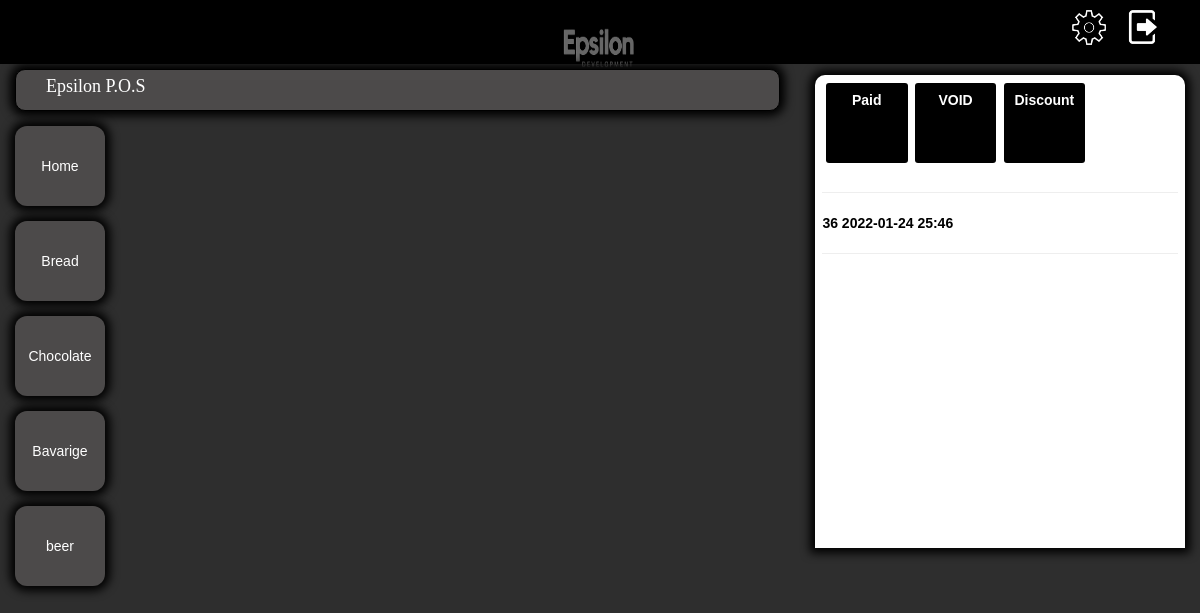
Page /Home.php (signed in) on the committed database.
### tables this page shows
CREATE TABLE IF NOT EXISTS `category` (
  `id` int(11) NOT NULL,
  `cat_name` varchar(100) DEFAULT NULL,
  `img` blob NOT NULL,
  PRIMARY KEY (`id`)
);

CREATE TABLE IF NOT EXISTS `invoice` (
  `id` int(11) NOT NULL,
  `date` date DEFAULT NULL,
  `time` varchar(15) DEFAULT NULL,
  `paid` int(11) DEFAULT '0',
  `payment_method` varchar(50) DEFAULT NULL,
  `total` int(11) DEFAULT NULL,
  `discount` int(11) DEFAULT NULL,
  `discount_amount` int(11) DEFAULT NULL,
  `user_id` int(11) DEFAULT NULL,
  `closing` int(11) NOT NULL,
  `block` int(11) NOT NULL DEFAULT '0',
  PRIMARY KEY (`id`)
);

### categores.php (the view, shortened to what this page needs)
<?php
  if(isset($_SESSION['id'])){
    ?>
<body style="background:#252525;">
 <div class="col-md-1 height-84">
   <div class="categories">
      <?php
        $q3="SELECT * FROM category;";
        $r3=mysql_query($q3);
        while($info3=mysql_fetch_array($r3)){
          $catid=$info3['id'];
          echo "<div class=\"category shadowout  ";
          if(isset($_GET['cat_id']) && $_GET['cat_id'] == $catid){
            echo " active ";
          }
          echo "\" id=\"{$catid}\"><p class=\"centerv\">{$info3['cat_name']}</p></div>";
        }
      ?>
         </div>
      </div>
          <div class="col-md-7 height-84">
        </div>
</body>
<?php
}
else echo "<script> location = 'index.php';</script>";
?>

### invoice.php (shortened to what this page needs)
<?php
if(isset($_SESSION['id'])){
  $id=$_SESSION['id'];
  ?>
  <div class="col-md-4 margin-">
  <div class="systemmain">
    <div class="invoicesec" id="printableArea">
    <table class="invoicecont" >
           <?php
                    $q5="SELECT * from invoice where id = '$invoiceid';";
                    $r5=mysql_query($q5);
                    $info5 = mysql_fetch_array($r5);
                    if($info5['paid']!="1"){
                      ?>
                      <div class="controlbotton paid">Paid</div>
                        <div class="controlbotton voiditem">VOID</div>
                      <div class="controlbotton discount">Discount</div>
                      <?php
                    }
                    ?>
            <?php
            }
            ?>
                </div>
                </div>
                </div>
                <div class="col-md-12">
                <div class="RecollModel" id="Recoll" role="dialog">
                  <div class="Recoll-content">
                    <div class="Recoll-body">
                      <table>
                        <hr>
                      <?php
                          $m="SELECT * FROM invoice where paid = 0 and user_id = '$id';";
                          $n=mysql_query($m);
                          while($info10=mysql_fetch_array($n)){
                            ?>
                            <tr>
                            <div class="RecollData" id=<?php echo $info10["id"]; ?>><?php echo $info10["id"]; ?>     <?php echo $info10["date"]; ?>     <?php echo $info10["time"]; ?></div>
                            </tr>
                            <hr>
                            <?php
                          }
                           ?>
                      </table>
                     </div>
                   </div>
                </div>
              </div>

### style.css (style rules this page uses)
* { margin: 0; padding: 0; font-family: 'El Messiri', sans-serif ; }
body { width : 100%; height : 100%; color : black !important; background: #2E2E2E !important; }
.centerv { position : relative; top : 50%; -moz-transform : translateY(-50%); -ms-transform : translateY(-50%); -o-transform : translateY(-50%); -webkit-transform : translateY(-50%); transform : translateY(-50%); }
.category { border-radius: 12px; width: 90px; height: 80px; background: #4C4A4A; margin-bottom: 15px; margin-top: 15px; text-align: center; color: white; cursor: pointer; }
.systemmain { width: 100%; height: 91%; margin: 0 auto; }
.invoicecont { width: 100%; border-collapse: collapse; color: black; }
.shadowout { -moz-box-shadow : 0 0 10px 5px black; -webkit-box-shadow : 0 0 10px 5px black; box-shadow : 0 0 10px 5px black; }
.invoicesec { width: 100%; float: left; padding: 0 2%; color: black; background: white; height: 65%; overflow: auto; font-weight: bold; -moz-box-shadow: 0 0 10px 5px black; -webkit-box-shadow: 0 0 10px 5px black; box-shadow: 0 0 10px 5px black; border-radius: 10px 10px 0px 0px; }
.controlbotton { float: left; line-height: 34px; height: 17%; margin: 8px 1%; padding: 0%; text-align: center; color: white; background: black; cursor: pointer; border-radius: 3px; width: 23%; }
.margin- { margin-top: -3%; }
.height-84 { height: 84%% }
.RecollModel { position: fixed; top: 20%; right: 0; bottom: 0; left: 30%; z-index: 1050; display: none; overflow: hidden; -webkit-overflow-scrolling: touch; outline: 0; width: 35%; }
.Recoll-content { position: relative; display: -webkit-box; display: -ms-flexbox; display: flex; -webkit-box-orient: vertical; -webkit-box-direction: normal; -ms-flex-direction: column; flex-direction: column; width: 100%; pointer-events: auto; background-color: #fff; background-clip: padding-box; border: 1px solid rgba(0,0,0,.2); border-radius: 0.3rem; outline: 0; }
.Recoll-body { position: relative; -webkit-box-flex: 1; -ms-flex: 1 1 auto; flex: 1 1 auto; padding: 1rem; }

### rows in the picture
category: cat_name "Home"
category: cat_name "Bread"
category: cat_name "Chocolate"
category: cat_name "Bavarige"
category: cat_name "beer"
invoice: id "36", date "2022-01-24", time "25:46"
